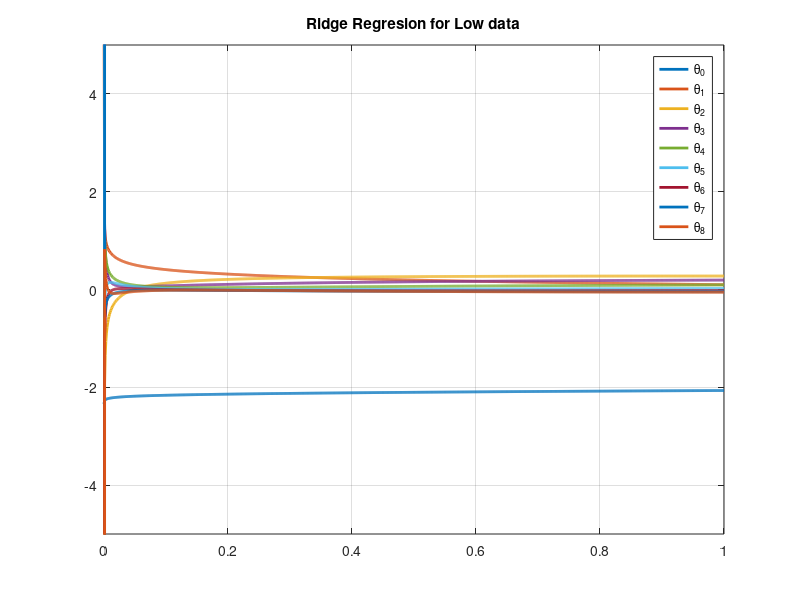
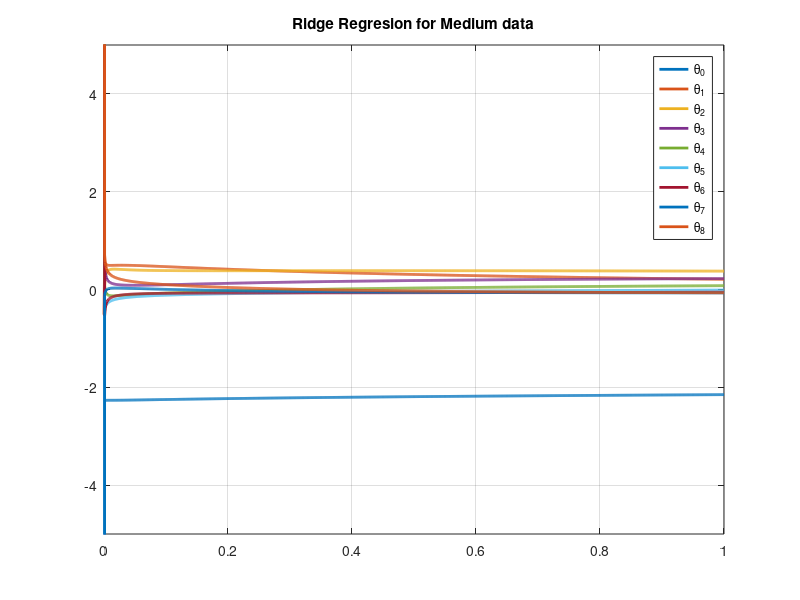
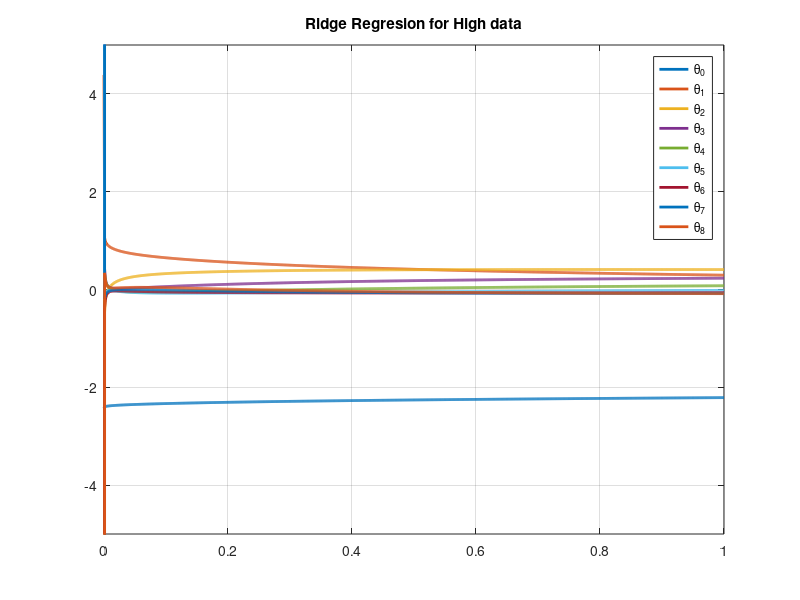

These figures' MATLAB source, in order:
close all;clear all;clc
format long
warning off
%% Load Data
load data
%% 
y_Low=data(:,3);
y_Medium=data(:,4);
y_High=data(:,5);
u_Low=data(:,1);
u_Medium=data(:,1);
u_High=data(:,1);
data=sortrows(data);
Num=randperm(1000);

%% Switch data
Switch={'Low';'Medium';'High'};
for K=1:length(Switch)
%% import 'Low' 'Medium' 'High'
u=sort((eval(strcat('u_',Switch{K}))));
y=sort((eval(strcat('y_',Switch{K}))));

    u=u(Num);
    y=y(Num);
    %%
    Percent=0.75;  %  =>   75%  
    Reg=8;  % => [1 u u^2 ... u^8]
    %% Train 
    u_Train=u;
    y_Train=y;
    %% RLS parameter
    Y= y_Train;
    U=[];
    for k=0:Reg
        U=[U u_Train.^k];
    end
   %% Ridge Regresion Algorithm 
   for i=1:1001
   alpha=(i-1)*0.001;
   theta_save(:,i)=inv((U'*U+alpha*eye(size(U,2))))*U'*Y;
%    b(:,i)=ridge(Y,U,alpha);
   end
% b=ridge(Y,U,alpha);
b= theta_save';
alpha=0:0.001:1;
%% matrix U for all u_Test 
%% plot the result 
figure
plot(alpha,b,'LineWidth',2)
ylim([-5 5])
title(sprintf('Ridge Regresion for %s data',Switch{K}))
legend('\theta_0','\theta_1','\theta_2','\theta_3','\theta_4','\theta_5','\theta_6','\theta_7','\theta_8','\theta_9')
grid on
end